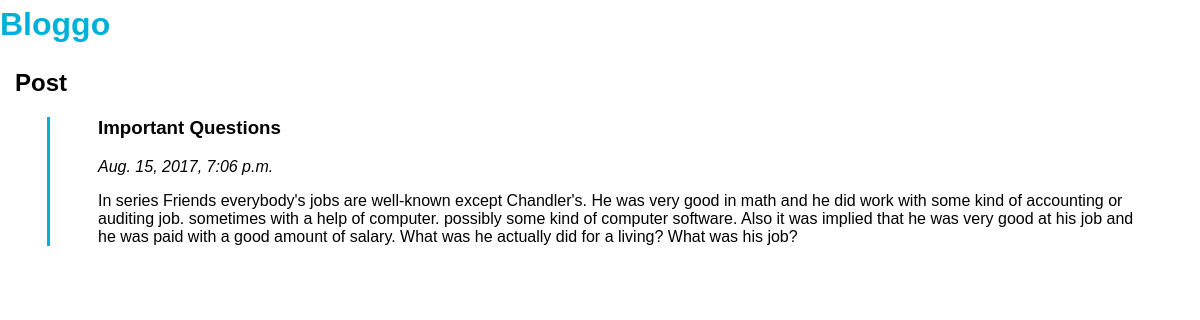
The page /posts/details/2 on the database its author committed.
### posts/models.py (models this page shows, shortened)
class Post(models.Model):
    title = models.CharField(max_length=200)
    body = models.TextField()
    pub_date = models.DateTimeField("date published", default=timezone.now)

### posts/views.py (the view)
# urls.py: url(r'^details/(?P<pk>\d+)$', views.post_details, name='post_details'),
def post_details(request, pk):
    post = Post.objects.get(pk=pk)
    return render(request, "posts/details.html", {"post": post})

### posts/templates/posts/details.html
{% extends 'posts/base.html' %}
{% block content %}
    <h2>Post</h2>
        <div class="postlist">
            <div class="post">
                <h3>{{ post.title }}</h3>
                <em>{{ post.pub_date }}</em>
                <p>{{ post.body }}</p>
            </div>
        </div>
{% endblock %}

### posts/static/posts/style.css (style rules this page uses)
html, body { margin: 0 0; padding: 0 0; font-family: sans-serif; }
.postlist { border-left: 3px solid #00B0DA; margin: 1em 2em; }
.post { padding-left: 3em; margin-bottom: 5em; }

### rows shown on the page
Post: title "Important Questions", pub_date "Aug. 15, 2017, 7:06 p.m.", body "In series Friends everybody's jobs are well-known except Chandler's. He was very good in math and he did work with some kind of accounting or auditing job. sometimes with a help of computer. possibly some kind of computer software. Also it was implied that he was very good at his job and he was paid with a good amount of salary. What was he actually did for a living? What was his job?"
